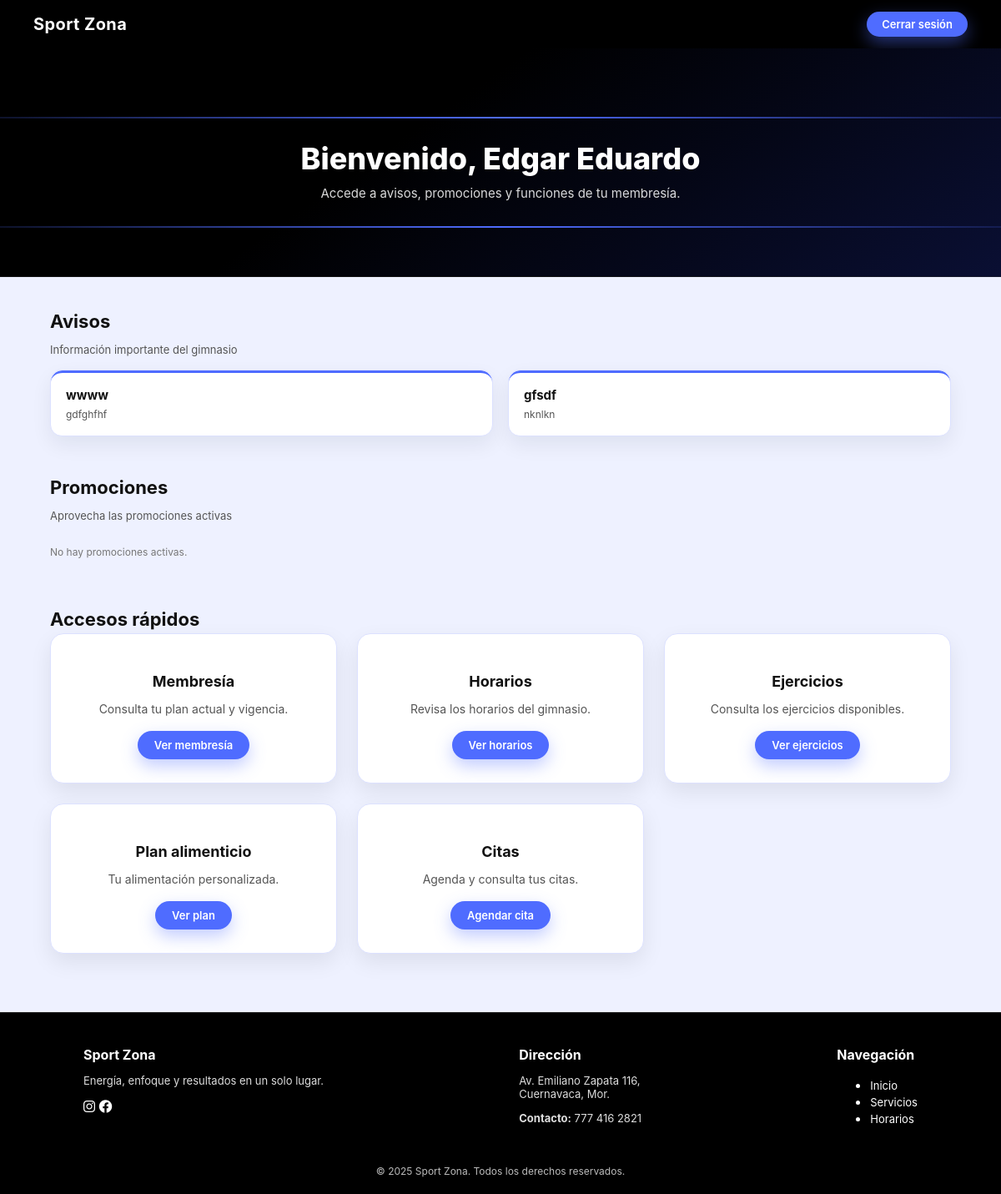
/index.php?controller=cliente&action=index (signed in), run on the app's committed database.
### tables this page shows
CREATE TABLE `avisos` (
  `idAviso` int(11) NOT NULL AUTO_INCREMENT,
  `titulo` varchar(255) NOT NULL,
  `mensaje` text NOT NULL,
  `audiencia` enum('todos','nuevos','activos','inactivos') DEFAULT 'todos',
  `etiquetas` varchar(500) DEFAULT NULL,
  `nivel` enum('informativo','importante','critico') DEFAULT 'informativo',
  `fecha_envio` datetime DEFAULT NULL,
  `estado` enum('borrador','programado','publicado') DEFAULT 'borrador',
  `idAdministrador` int(11) DEFAULT NULL,
  `fecha_creacion` datetime DEFAULT current_timestamp(),
  PRIMARY KEY (`idAviso`),
  KEY `idAdministrador` (`idAdministrador`),
  CONSTRAINT `avisos_ibfk_1` FOREIGN KEY (`idAdministrador`) REFERENCES `administrador` (`idAdministrador`) ON DELETE SET NULL
);

### app/controllers/ClienteController.php (called while the page is built, shortened)
<?php
class ClienteController {
    private $db;
    public function __construct($connection) {
        $this->db = $connection;
    }
    public function index() {
        require_once __DIR__ . '/../models/AvisoModel.php';
        $avisoModel = new AvisoModel($this->db);
        $avisosDestacados = $avisoModel->obtenerAvisosPublicadosCliente();
        $promoModel = new PromocionModel($this->db);
        $promosVigentes = $promoModel->obtenerPromocionesVigentesCliente();
        require __DIR__ . '/../views/cliente/dashboard.php';
    }
}

### app/models/AvisoModel.php (called while the page is built, shortened)
<?php
class AvisoModel {
    private $conn;
    public function __construct($db) {
        $this->conn = $db;
    }
    public function obtenerAvisosPublicadosCliente() {
        $sql = "SELECT * FROM avisos
                WHERE estado = 'publicado'
                AND fecha_envio <= NOW()
                ORDER BY fecha_creacion DESC";
        $result = mysqli_query($this->conn, $sql);
        $avisos = [];
        if ($result) {
            while ($row = mysqli_fetch_assoc($result)) {
                $avisos[] = $row;
            }
        }
        return $avisos;
    }
}
?>

### app/views/cliente/dashboard.php (the view, shortened to what this page needs)
<!DOCTYPE html>
<html lang="es">
<head>
    <link rel="stylesheet" href="public/css/dashboard-cliente.css">
    <link rel="stylesheet" href="https://cdnjs.cloudflare.com/ajax/libs/font-awesome/6.4.0/css/all.min.css">
</head>
<body>
<nav class="nav-top">
    <div class="logo">Sport Zona</div>
    <div class="nav-right">
        <a href="index.php?controller=user&action=logout" class="logout">Cerrar sesión</a>
    </div>
</nav>
<section class="hero">
    <h1>Bienvenido, <?= htmlspecialchars($_SESSION['nombre']) ?></h1>
    <p>Accede a avisos, promociones y funciones de tu membresía.</p>
</section>
<div class="container">
    <section class="section-block">
        <h2>Avisos</h2>
        <p class="section-sub">Información importante del gimnasio</p>
        <div class="cards-row">
            <?php if (!empty($avisosDestacados)): ?>
                <?php foreach ($avisosDestacados as $aviso): ?>
                    <a class="notice-card" href="">
                        <h3><?= htmlspecialchars($aviso['titulo']); ?></h3>
                        <p><?= nl2br(htmlspecialchars($aviso['mensaje'])); ?></p>
                    </a>
                <?php endforeach; ?>
            <?php else: ?>
                <p class="empty-msg">No hay avisos disponibles.</p>
            <?php endif; ?>
        </div>
    </section>
    <section class="section-block">
        <h2>Promociones</h2>
        <p class="section-sub">Aprovecha las promociones activas</p>
        <div class="cards-row">
            <?php if (!empty($promosVigentes)): ?>
                <?php foreach ($promosVigentes as $promo): ?>
                    <a class="promo-card" href="">
                        <h3><?= htmlspecialchars($promo['nombrePromo']); ?></h3>
                        <p><?= nl2br(htmlspecialchars($promo['descripcionPromo'])); ?></p>
                        <span class="promo-fechas">
                            Vigencia: <?= htmlspecialchars($promo['fechaInicio']); ?> -
                            <?= htmlspecialchars($promo['fechaFin']); ?>
                        </span>
                    </a>
                <?php endforeach; ?>
            <?php else: ?>
                <p class="empty-msg">No hay promociones activas.</p>
            <?php endif; ?>
        </div>
    </section>
    <section class="section-block">
        <h2>Accesos rápidos</h2>
        <div class="grid-5">
            <div class="card">
                <h3>Membresía</h3>
                <p>Consulta tu plan actual y vigencia.</p>
                <a href="index.php?controller=cliente&action=membresia">Ver membresía</a>
            </div>
            <div class="card">
                <h3>Horarios</h3>
                <p>Revisa los horarios del gimnasio.</p>
                <a href="index.php?controller=cliente&action=horarios">Ver horarios</a>
            </div>
            <div class="card">
                <h3>Ejercicios</h3>
                <p>Consulta los ejercicios disponibles.</p>
                <a href="index.php?controller=entrenamientos&action=publicList">Ver ejercicios</a>
            </div>
            <div class="card">
                <h3>Plan alimenticio</h3>
                <p>Tu alimentación personalizada.</p>
                <a href="index.php?controller=PlanAlimentacion&action=clienteFormulario">Ver plan</a>
            </div>
            <div class="card">
                <h3>Citas</h3>
                <p>Agenda y consulta tus citas.</p>
                <a href="index.php?controller=citas&action=agendar">Agendar cita</a>
            </div>
        </div>
    </section>
</div>
<footer class="footer">
    <div class="footer-inner">
        <div class="footer-col">
            <h3>Sport Zona</h3>
            <p>Energía, enfoque y resultados en un solo lugar.</p>
            <div class="footer-icons">
                <i class="fab fa-instagram"></i>
                <i class="fab fa-facebook"></i>
            </div>
        </div>
        <div class="footer-col">
            <h3>Dirección</h3>
            <p>Av. Emiliano Zapata 116,<br>Cuernavaca, Mor.</p>
            <p><strong>Contacto:</strong> 777 416 2821</p>
        </div>
        <div class="footer-col">
            <h3>Navegación</h3>
            <ul>
                <li><a href="index.php?controller=home&action=index">Inicio</a></li>
                <li><a href="index.php#servicios">Servicios</a></li>
                <li><a href="index.php?controller=cliente&action=horarios">Horarios</a></li>
            </ul>
        </div>
    </div>
    <div class="footer-bottom">
        © 2025 Sport Zona. Todos los derechos reservados.
    </div>
</footer>
</body>
</html>

### public/css/dashboard-cliente.css (style rules this page uses)
* { box-sizing: border-box; }
body { margin: 0; font-family: 'Inter', sans-serif; background: #eef1ff; color: #111; }
.container { width: 90%; max-width: 1200px; margin: 40px auto 70px; }
.nav-top { background: #000; color: #fff; padding: 14px 40px; display: flex; justify-content: space-between; align-items: center; box-shadow: 0 3px 12px rgba(0, 0, 0, 0.35); }
.logo { font-size: 20px; font-weight: 700; letter-spacing: .4px; }
.nav-right { display: flex; gap: 10px; align-items: center; }
.logout { display: inline-flex; align-items: center; justify-content: center; padding: 7px 18px; border-radius: 999px; border: none; background: #4f6cff; color: #fff; font-size: 13px; font-weight: 600; text-decoration: none; cursor: pointer; transition: all .2s ease; box-shadow: 0 8px 20px rgba(79,108,255,0.45); }
.hero { position: relative; padding: 80px 20px 90px; background: linear-gradient(145deg, #000 40%, #0a0f33 100%); color: #fff; text-align: center; overflow: hidden; border-bottom: 1px solid rgba(255,255,255,.06); }
.hero::before, .hero::after { content: ""; position: absolute; width: 120%; height: 2px; background: linear-gradient(90deg, transparent, #4f6cff, transparent); animation: neonMove 6s linear infinite; }
.hero::before { top: 30%; left: -10%; }
.hero::after { top: 78%; left: -10%; animation-delay: 3s; }
.hero h1 { font-size: 36px; font-weight: 800; margin-bottom: 10px; }
.hero p { font-size: 15px; opacity: .85; max-width: 520px; margin: 0 auto; }
.section-block { margin-bottom: 48px; }
.section-block h2 { font-size: 22px; margin-bottom: 4px; font-weight: 700; }
.section-sub { font-size: 13px; color: #555; margin-bottom: 16px; }
.cards-row { display: flex; flex-wrap: wrap; gap: 18px; }
.notice-card, .promo-card { flex: 1; min-width: 260px; background: #fff; border-radius: 14px; padding: 18px; border: 1px solid #dce1ff; box-shadow: 0 10px 24px rgba(15, 23, 42, 0.07); position: relative; overflow: hidden; text-decoration: none; color: inherit; transition: .25s ease; }
.notice-card::before, .promo-card::before { content: ""; position: absolute; inset: 0; border-radius: inherit; border-top: 3px solid #4f6cff; }
.notice-card h3, .promo-card h3 { margin: 2px 0 6px; font-size: 15px; font-weight: 700; }
.notice-card p, .promo-card p { margin: 0; font-size: 12px; color: #555; }
.empty-msg { font-size: 12px; color: #777; }
.grid-5 { display: grid; grid-template-columns: repeat(3, 1fr); gap: 24px; }
.grid-5 .card:nth-child(4) { grid-column: 1 / 2; }
.grid-5 .card:nth-child(5) { grid-column: 2 / 3; }
.card { background: #fff; border-radius: 16px; padding: 28px 24px; text-align: center; border: 1px solid #dce1ff; box-shadow: 0 10px 26px rgba(0,0,0,0.08); transition: .25s ease; position: relative; overflow: hidden; }
.card h3 { font-size: 18px; margin-bottom: 6px; font-weight: 700; }
.card p { margin-bottom: 18px; color: #555; font-size: 14px; }
.card a { display: inline-block; background: #4f6cff; color: #fff; padding: 9px 20px; border-radius: 999px; text-decoration: none; font-weight: 600; font-size: 13px; transition: all .2s ease; box-shadow: 0 8px 20px rgba(79,108,255,0.35); }
.footer { background: #000; color: #fff; padding: 40px 6% 20px; border-top: 1px solid #222; }
.footer-inner { max-width: 1000px; margin: 0 auto; display: flex; justify-content: space-between; gap: 40px; }
.footer-col h3 { font-size: 16px; margin: 0 0 8px; }
.footer-col p { font-size: 13px; color: #ddd; }
.footer-col a { color: #fff; font-size: 13px; text-decoration: none; }
.footer-bottom { max-width: 1200px; margin: 20px auto 0; text-align: center; font-size: 12px; color: #bbb; padding-top: 10px; }

### data on the page
avisos: titulo "wwww", mensaje "gdfghfhf"
avisos: titulo "gfsdf", mensaje "nknlkn"

### other printed values
$_SESSION['nombre'] "Edgar Eduardo"
